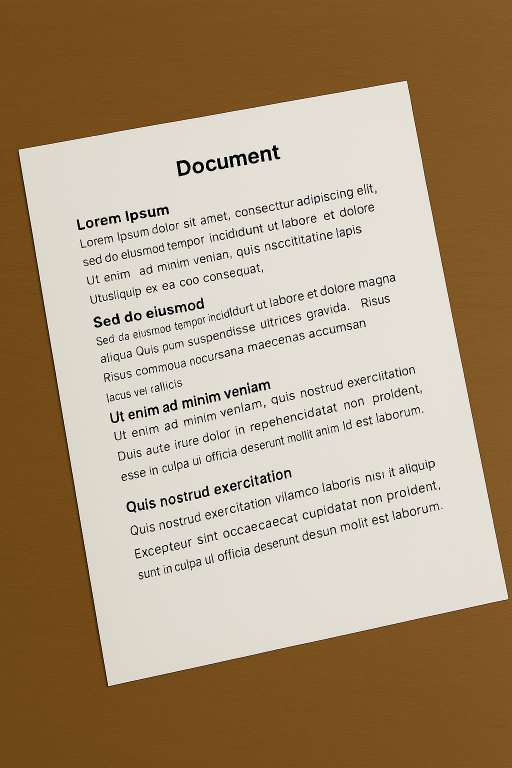
#> input picture document-processing-and-text-extraction/src/cap2.png, 1024 x 1536 px (shown at 1/2 size)
$ python find_corners.py
#> lines starting #> are read from the running program, lines starting #| are printed output that depends on the picture; after the words box and inside, x2 and y2 are one past the last pixel; in counts of white or black regions, pixels touching at a corner belong together
import cv2

img = cv2.imread("cap2.png")
#> img is the input picture: shape (1536, 1024, 3); mean B, G, R 123.6, 151.3, 172
resize_img = cv2.resize(img,(500,500))
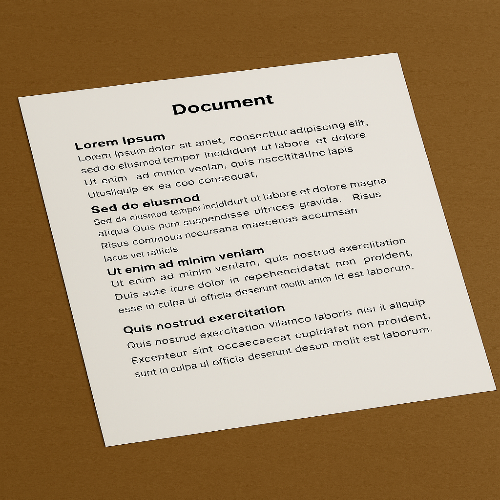
#> resize_img: shape (500, 500, 3); mean B, G, R 123.5, 151.2, 171.8

orig = resize_img.copy()

gray_img = cv2.cvtColor(resize_img, cv2.COLOR_BGR2GRAY)
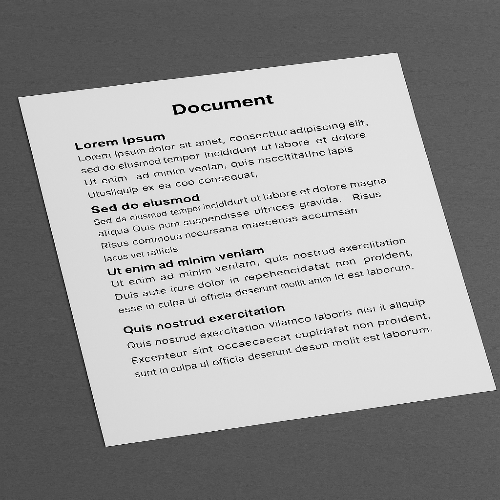
#> gray_img: shape (500, 500); min 0, max 255, mean 154.2
blur_img = cv2.GaussianBlur(gray_img, (5, 5), 0)
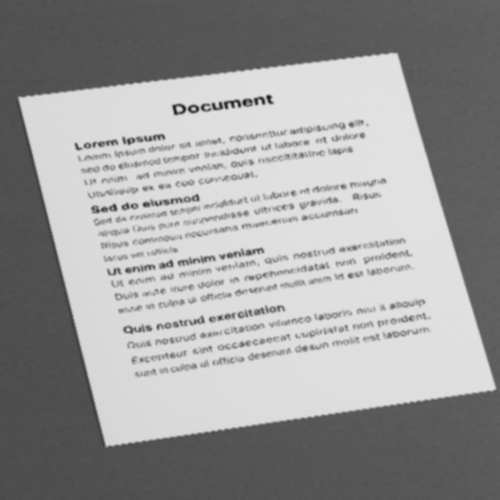
#> blur_img: shape (500, 500); min 19, max 227, mean 154.2

edges = cv2.Canny(blur_img, 50, 150)
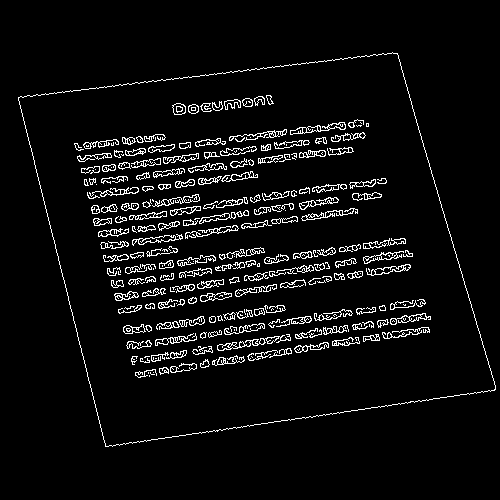
#> edges: shape (500, 500); 5.5% white in thin lines or dots, all inside (x1, y1, x2, y2) = (18, 52, 496, 447)
cv2.imshow("edges", edges)
cv2.waitKey(3000)


contours, _ = cv2.findContours(edges, cv2.RETR_EXTERNAL, cv2.CHAIN_APPROX_SIMPLE)
#> contours = 1 contour; box (x1, y1, x2, y2) and area: (18, 52, 496, 447) 136744

contours = sorted(contours, key = cv2.contourArea, reverse = True)

for cnt in contours:
    peri = cv2.arcLength(cnt, True)
    approx = cv2.approxPolyDP(cnt, 0.02 * peri, True)
    if len(approx) == 4:
        document_corners = approx
        break
#> this loop made 1 pass
#> (peri, document_corners) on pass 1: (1634.6, [[397, 53], [18, 97], [105, 446], [495, 389]])

for point in document_corners:
    cv2.circle(orig, tuple(point[0]), 10, (0, 255, 0), -1)
#> this loop made 4 passes
#> point on passes 1 to 4: [[397, 53]], [[18, 97]], [[105, 446]], [[495, 389]]
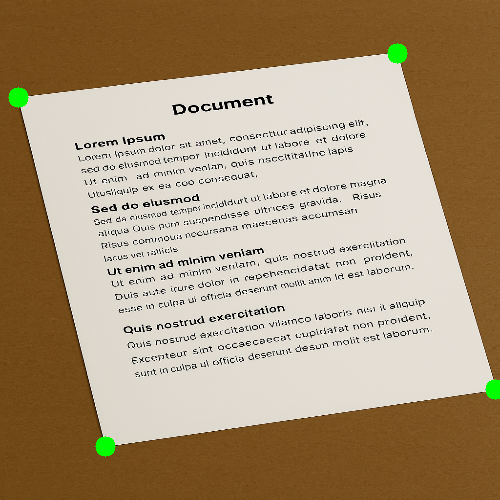
#> orig: shape (500, 500, 3); 0.48% of pixels changed, all inside (x1, y1, x2, y2) = (8, 43, 500, 457)

cv2.imshow("corners", orig)
cv2.imwrite("corners.jpg", orig)
cv2.waitKey(0)
cv2.destroyAllWindows()
